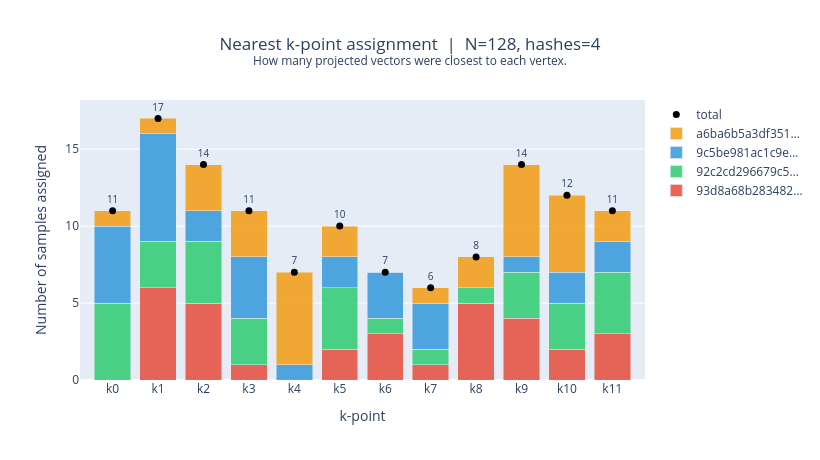

The cell this chart's notebook holds for it:
### Code cell
import collections

overall_counts = np.bincount(closest_idxs, minlength=k)

hash_counts = {}
for h in unique_hashes:
    mask = block_hashes_all == h
    hash_counts[h] = np.bincount(closest_idxs[mask], minlength=k)

k_labels = [f"k{i}" for i in range(k)]

fig = go.Figure()

for h, color in zip(unique_hashes, PALETTE):
    counts = hash_counts[h]
    fig.add_trace(go.Bar(
        x=k_labels,
        y=counts,
        name=f"{h[:14]}…",
        marker_color=color,
        opacity=0.85,
        hovertemplate="k-point: %{x}<br>count: %{y}<extra>%{fullData.name}</extra>",
    ))

fig.add_trace(go.Scatter(
    x=k_labels,
    y=overall_counts,
    mode="markers+text",
    name="total",
    line=dict(color="black", width=2, dash="dot"),
    marker=dict(size=7, color="black"),
    text=[str(c) if c > 0 else "" for c in overall_counts],
    textposition="top center",
    textfont=dict(size=10),
))

fig.update_layout(
    barmode="stack",
    title=dict(
        text=(f"Nearest k-point assignment  |  N={N}, hashes={len(unique_hashes)}<br>"
              f"<sup>How many projected vectors were closest to each vertex.</sup>"),
        x=0.5,
    ),
    xaxis=dict(title="k-point", categoryorder="array",
               categoryarray=k_labels),
    yaxis=dict(title="Number of samples assigned"),
    width=820,
    height=460,
)
fig.show()

### Figure 1 — Plotly figure (JSON) as saved in the notebook; plotly's stock layout.template omitted (floating-point values rounded to 4 significant figures)
{"data": [{"hovertemplate": "k-point: %{x}<br>count: %{y}<extra>%{fullData.name}</extra>", "marker": {"color": "#e74c3c"}, "name": "93d8a68b283482…", "opacity": 0.85, "type": "bar", "x": ["k0", "k1", "k2", "k3", "k4", "k5", "k6", "k7", "k8", "k9", "k10", "k11"], "y": [0, 6, 5, 1, 0, 2, 3, 1, 5, 4, 2, 3]}, {"hovertemplate": "k-point: %{x}<br>count: %{y}<extra>%{fullData.name}</extra>", "marker": {"color": "#2ecc71"}, "name": "92c2cd296679c5…", "opacity": 0.85, "type": "bar", "x": ["k0", "k1", "k2", "k3", "k4", "k5", "k6", "k7", "k8", "k9", "k10", "k11"], "y": [5, 3, 4, 3, 0, 4, 1, 1, 1, 3, 3, 4]}, {"hovertemplate": "k-point: %{x}<br>count: %{y}<extra>%{fullData.name}</extra>", "marker": {"color": "#3498db"}, "name": "9c5be981ac1c9e…", "opacity": 0.85, "type": "bar", "x": ["k0", "k1", "k2", "k3", "k4", "k5", "k6", "k7", "k8", "k9", "k10", "k11"], "y": [5, 7, 2, 4, 1, 2, 3, 3, 0, 1, 2, 2]}, {"hovertemplate": "k-point: %{x}<br>count: %{y}<extra>%{fullData.name}</extra>", "marker": {"color": "#f39c12"}, "name": "a6ba6b5a3df351…", "opacity": 0.85, "type": "bar", "x": ["k0", "k1", "k2", "k3", "k4", "k5", "k6", "k7", "k8", "k9", "k10", "k11"], "y": [1, 1, 3, 3, 6, 2, 0, 1, 2, 6, 5, 2]}, {"line": {"color": "black", "dash": "dot", "width": 2}, "marker": {"color": "black", "size": 7}, "mode": "markers+text", "name": "total", "text": ["11", "17", "14", "11", "7", "10", "7", "6", "8", "14", "12", "11"], "textfont": {"size": 10}, "textposition": "top center", "type": "scatter", "x": ["k0", "k1", "k2", "k3", "k4", "k5", "k6", "k7", "k8", "k9", "k10", "k11"], "y": [11, 17, 14, 11, 7, 10, 7, 6, 8, 14, 12, 11]}], "layout": {"barmode": "stack", "height": 460, "title": {"text": "Nearest k-point assignment  |  N=128, hashes=4<br><sup>How many projected vectors were closest to each vertex.</sup>", "x": 0.5}, "width": 820, "xaxis": {"categoryarray": ["k0", "k1", "k2", "k3", "k4", "k5", "k6", "k7", "k8", "k9", "k10", "k11"], "categoryorder": "array", "title": {"text": "k-point"}}, "yaxis": {"title": {"text": "Number of samples assigned"}}}}
